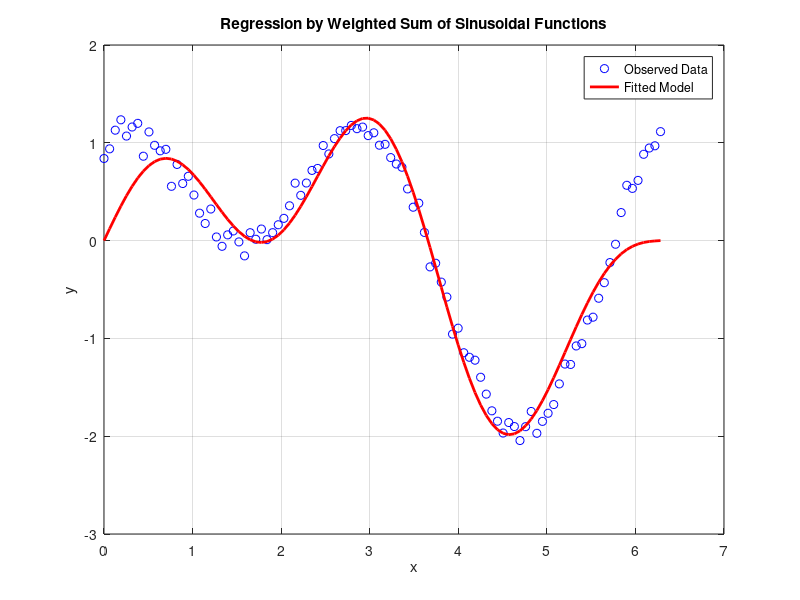

The MATLAB script that drew this image:
% Generate synthetic data
x = linspace(0, 2*pi, 100)';
y_true = sin(x) + cos(2*x);  % True underlying function
y_observed = y_true + 0.1*randn(size(x));  % Observed data with noise

% Define basis functions
k = 5;  % Number of basis functions
omega = linspace(0.5, 2.5, k);  % Frequencies of the sinusoidal functions

% Construct design matrix
X_design = zeros(length(x), k);
for j = 1:k
    X_design(:, j) = sin(omega(j) * x);
end

% Solve for coefficients using least squares
coefficients = X_design \ y_observed;

% Generate predicted values using the model
y_predicted = X_design * coefficients;

% Plot the observed data and the fitted model
figure;
plot(x, y_observed, 'bo', 'DisplayName', 'Observed Data');
hold on;
plot(x, y_predicted, 'r-', 'LineWidth', 2, 'DisplayName', 'Fitted Model');
xlabel('x');
ylabel('y');
title('Regression by Weighted Sum of Sinusoidal Functions');
legend('show');
grid on;
hold off;
